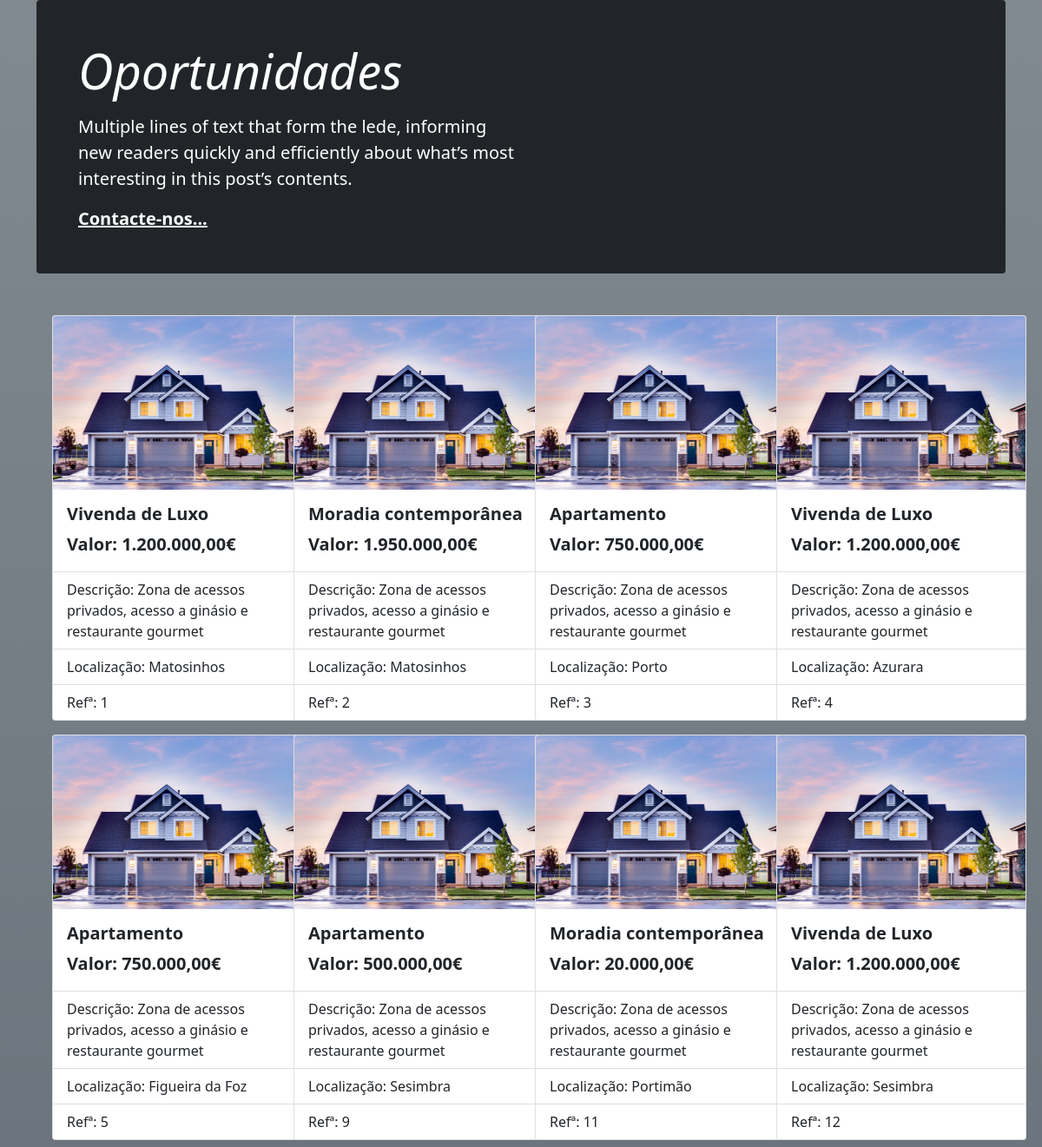
The page /content/pages/oportunity.php on the database its author committed.
### tables this page shows
CREATE TABLE Imovel(
    id_imovel INT PRIMARY KEY AUTO_INCREMENT,
    nome VARCHAR(255),
    localizacao VARCHAR(255),
    descricao VARCHAR(255),
    valor VARCHAR(255),
    id_utilizador INT, 

    FOREIGN KEY (id_utilizador) REFERENCES Utilizador(id_utilizador)
);

### db/dadosoportunity.php (the view, shortened to what this page needs)
<?php
include('db.php');
$sql = "SELECT * FROM imovel";
$result = $conn->query($sql);
if ($result->num_rows > 0) {
?>
    <div class="container py-2">
    <div class="row ms-3">
<?php
  while($row = $result->fetch_assoc()) {
    $id = $row['id_imovel'];
    $sql1 = "SELECT nome FROM upload WHERE id_imovel=$id LIMIT 1";
    $result1 = $conn->query($sql1);
?>
  <div class="col-md-3 gy-3 gx-1 d-flex-content">
    <div class="card" style="width: 18rem;">
    <?php
    if($result1!=null && $result1->num_rows == 1)  {
        $row1 = $result1->fetch_assoc();
        $n = $row1['nome'];
        echo '<img src="uploads/'.$n.'" class="card-img-top" style="height:200px" alt="...">';
    }else{
        echo '<img src="img/casa-azul.jpg" class="card-img-top"  style="height:200px" alt="...">';
    }?>
          <div class="card-body">
          <h5 class="card-title fs-5 fw-bold"><?= $row['nome']?></h5>
          <p class="card-text fs-5 fw-bold">Valor: <?= $row['valor']?></p>
        </div>
          <ul class="list-group list-group-flush">
            <li class="list-group-item">Descrição: <?= $row['descricao']?></li>
            <li class="list-group-item">Localização: <?= $row['localizacao']?></li>
            <li class="list-group-item">Refª: <?= $row['id_imovel']?></li>
          </ul>
      </div>
  </div>
<?php
  }
  echo "
     </div></div></div>";
}
?>

### content/head.php (shortened to what this page needs)
<!DOCTYPE html>
<html lang="pt-PT">
<head>
    <link rel="stylesheet" href="css/bootstrap.min.css">
    <link rel="stylesheet" href="https://cdnjs.cloudflare.com/ajax/libs/animate.css/4.1.1/animate.min.css"/>
    <link rel="stylesheet" href="css/style.css">
    <link rel="stylesheet" href="https://pro.fontawesome.com/releases/v5.10.0/css/all.css"/>
  </head>
<body class="container-fluid bg-secondary bg-gradient">

### content/pages/oportunity.php (shortened to what this page needs)
<?php
include('content/head.php');
?>
  <div class="container">
    <div class="p-4 p-md-5 mb-4 text-white rounded bg-dark">
      <div class="col-md-6 px-0">
        <h1 class="display-4 fst-italic">Oportunidades</h1>
        <p class="lead my-3">Multiple lines of text that form the lede, informing new readers quickly and efficiently about what’s most interesting in this post’s contents.</p>
        <p class="lead mb-0"><a href="index.php?p=contact" class="text-white fw-bold">Contacte-nos...</a></p>
      </div>
    </div>
  </div>
<?php
include('db/dadosoportunity.php');
?>

### rows shown on the page
imovel: nome "Vivenda de Luxo", valor "1.200.000,00€", descricao "Zona de acessos privados, acesso a ginásio e restaurante gourmet", localizacao "Matosinhos", id_imovel "1"
imovel: nome "Moradia contemporânea", valor "1.950.000,00€", descricao "Zona de acessos privados, acesso a ginásio e restaurante gourmet", localizacao "Matosinhos", id_imovel "2"
imovel: nome "Apartamento", valor "750.000,00€", descricao "Zona de acessos privados, acesso a ginásio e restaurante gourmet", localizacao "Porto", id_imovel "3"
imovel: nome "Vivenda de Luxo", valor "1.200.000,00€", descricao "Zona de acessos privados, acesso a ginásio e restaurante gourmet", localizacao "Azurara", id_imovel "4"
imovel: nome "Apartamento", valor "750.000,00€", descricao "Zona de acessos privados, acesso a ginásio e restaurante gourmet", localizacao "Figueira da Foz", id_imovel "5"
imovel: nome "Apartamento", valor "500.000,00€", descricao "Zona de acessos privados, acesso a ginásio e restaurante gourmet", localizacao "Sesimbra", id_imovel "9"
imovel: nome "Moradia contemporânea", valor "20.000,00€", descricao "Zona de acessos privados, acesso a ginásio e restaurante gourmet", localizacao "Portimão", id_imovel "11"
imovel: nome "Vivenda de Luxo", valor "1.200.000,00€", descricao "Zona de acessos privados, acesso a ginásio e restaurante gourmet", localizacao "Sesimbra", id_imovel "12"
